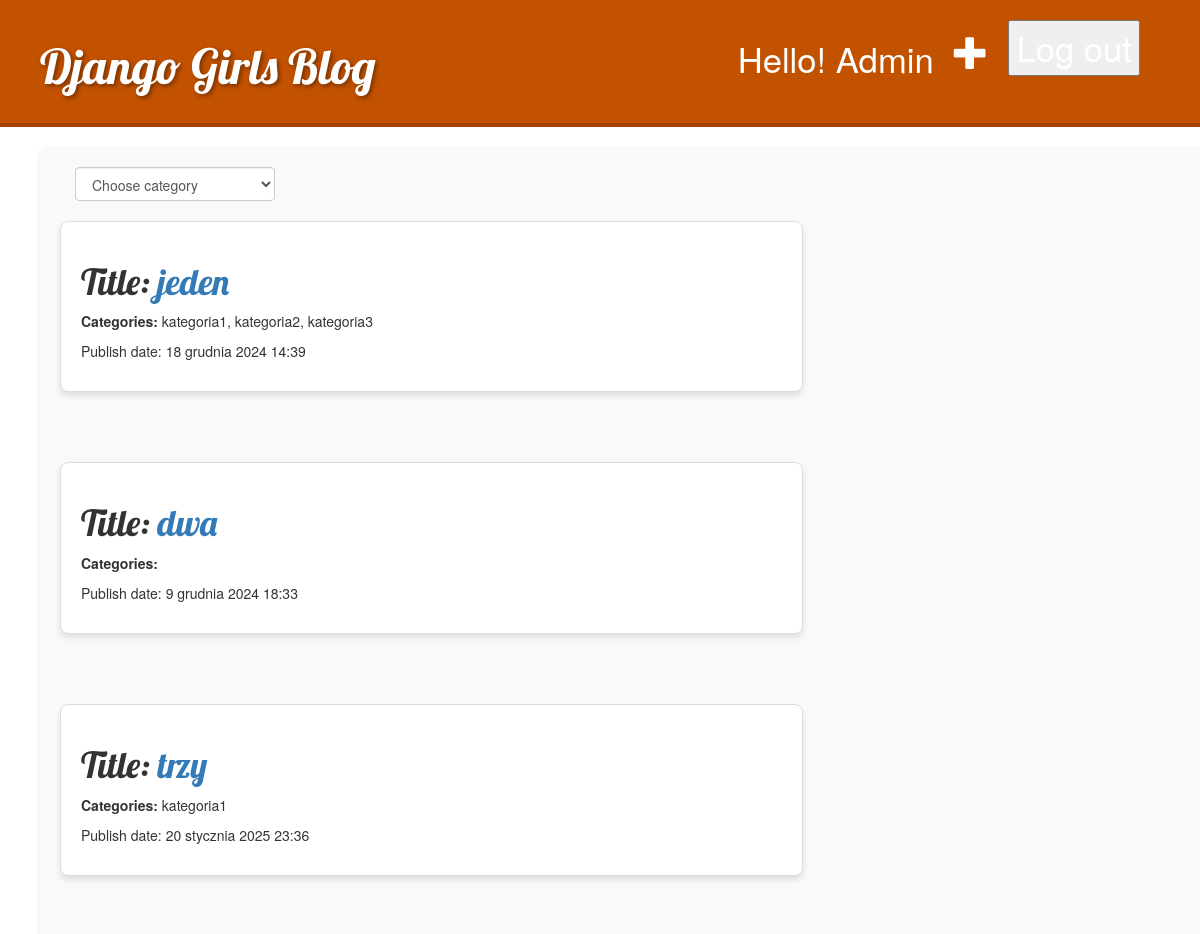
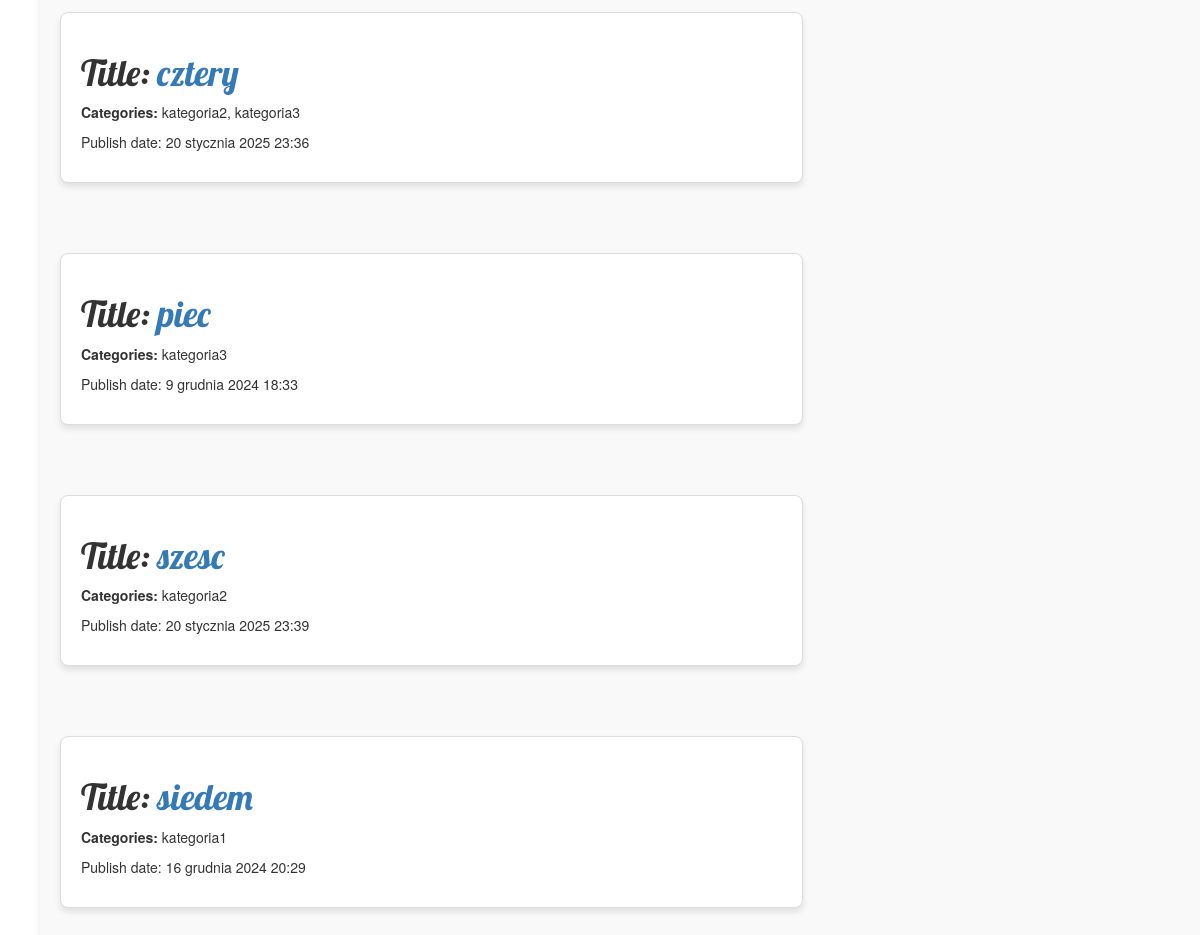
The app's page / (signed in) with its own data (2 pictures, top to bottom).
### blog/models.py (models this page shows, shortened)
class Post(models.Model):
    author = models.ForeignKey(settings.AUTH_USER_MODEL, on_delete=models.CASCADE)
    title = models.CharField(max_length=200)
    text = models.TextField()
    created_date = models.DateTimeField(default=timezone.now)
    published_date = models.DateTimeField(blank=True, null=True)
    categories = models.ManyToManyField('Category', related_name='posts', blank=True)
    views = models.PositiveIntegerField(default=0)

class Category(models.Model):
    name = models.CharField(max_length=100, unique=True)
    description = models.TextField(blank=True, null=True)
    created_date = models.DateTimeField(default=timezone.now)

### blog/views.py (the view)
# urls.py: path('', views.post_list, name='post_list'),
def post_list(request):
    categories = Category.objects.all()
    category_id = request.GET.get('category')
    if category_id:
        posts = Post.objects.filter(categories__id=category_id)
    else:
        posts = Post.objects.all()
    return render(request, 'blog/post_list.html', {'posts': posts, 'categories': categories})

### blog/templates/blog/post_list.html (shortened to what this page needs)
{% extends 'blog/base.html' %}
{% block content %}
    <div class="container">
        <form method="get" action="{% url 'post_list' %}">
            <select name="category" class="form-control" style="width: 200px;" onchange="this.form.submit()">
                <option value="" disabled {% if not request.GET.category %}selected{% endif %}>Choose category</option>
            </select>
        </form>
    </div>
    {% for post in posts %}
        <div class="post">
            <h1>Title: <a href="{% url 'post_detail' pk=post.pk %}">{{ post.title }}</a></h1>
            <p>
                <strong>Categories:</strong>
                {% for category in post.categories.all %}
                    {{ category.name }}{% if not forloop.last %}, {% endif %}
                {% endfor %}
            </p>
            <p>Publish date: {{ post.published_date }}</p>
        </div>
    {% endfor %}
{% endblock %}

### blog/templates/blog/base.html (shortened to what this page needs)
{% load static %}
<html>
    <head>
        <link rel="stylesheet" href="//maxcdn.bootstrapcdn.com/bootstrap/3.2.0/css/bootstrap.min.css">
        <link rel="stylesheet" href="//maxcdn.bootstrapcdn.com/bootstrap/3.2.0/css/bootstrap-theme.min.css">
        <link rel="stylesheet" href="{% static 'css/blog.css' %}">
    </head>
    <body>
        <div class="page-header">
            {% if user.is_authenticated %}
                <p class="top-menu">
                    <form action="{% url 'logout' %}" method="post">
                        <button type="submit" class="top-menu">Log out</button>
                    </form>
                </p>
                {% if perms.blog.add_post %}
                    <a href="{% url 'post_new' %}" class="top-menu">
                        <span class="glyphicon glyphicon-plus"></span>
                    </a>
                {% endif %}
                <p class="top-menu">Hello! {{ user.username }}</p>
            {% else %}
                <a href="{% url 'login' %}" class="top-menu">
                    <span class="glyphicon glyphicon-lock"></span>
                </a>
            {% endif %}
            <h1>
                <a href="/">Django Girls Blog</a>
            </h1>
        </div>
        <div class="content container">
            <div class="row">
                <div class="col-md-8">
                    {% block content %}
                    {% endblock %}
                </div>
            </div>
        </div>
    </body>
</html>

### blog/static/css/blog.css (style rules this page uses)
.page-header { background-color: #C25100; margin-top: 0; padding: 20px 20px 20px 40px; border-bottom: 4px solid #A64000; }
.page-header h1, .page-header h1 a, .page-header h1 a:visited, .page-header h1 a:active { color: #ffffff; font-size: 36pt; text-decoration: none; text-shadow: 2px 2px 4px rgba(0, 0, 0, 0.4); }
.content { margin-left: 40px; padding: 20px; background-color: #f9f9f9; border-radius: 8px; box-shadow: 0 4px 6px rgba(0, 0, 0, 0.1); }
h1, h2, h3, h4 { font-family: 'Lobster', cursive; color: #333333; }
form select { width: auto; max-width: 250px; font-size: 14px; padding: 5px; border: 1px solid #ccc; border-radius: 4px; margin-bottom: 20px; }
.post { margin-bottom: 70px; padding: 20px; border: 1px solid #ddd; border-radius: 8px; background-color: #ffffff; box-shadow: 0 4px 6px rgba(0, 0, 0, 0.1); }
.top-menu, .top-menu:hover, .top-menu:visited { color: #ffffff; float: right; font-size: 26pt; margin-right: 20px; }
button { transition: background-color 0.3s ease; }

### records on screen
Post: title "jeden", published_date "18 grudnia 2024 14:39"
Category: name "kategoria1"
Category: name "kategoria2"
Category: name "kategoria3"
Post: title "dwa", published_date "9 grudnia 2024 18:33"
Post: title "trzy", published_date "20 stycznia 2025 23:36"
Post: title "cztery", published_date "20 stycznia 2025 23:36"
Post: title "piec", published_date "9 grudnia 2024 18:33"
Post: title "szesc", published_date "20 stycznia 2025 23:39"
Post: title "siedem", published_date "16 grudnia 2024 20:29"

### other values on screen
{{ user.username }} "Admin"
